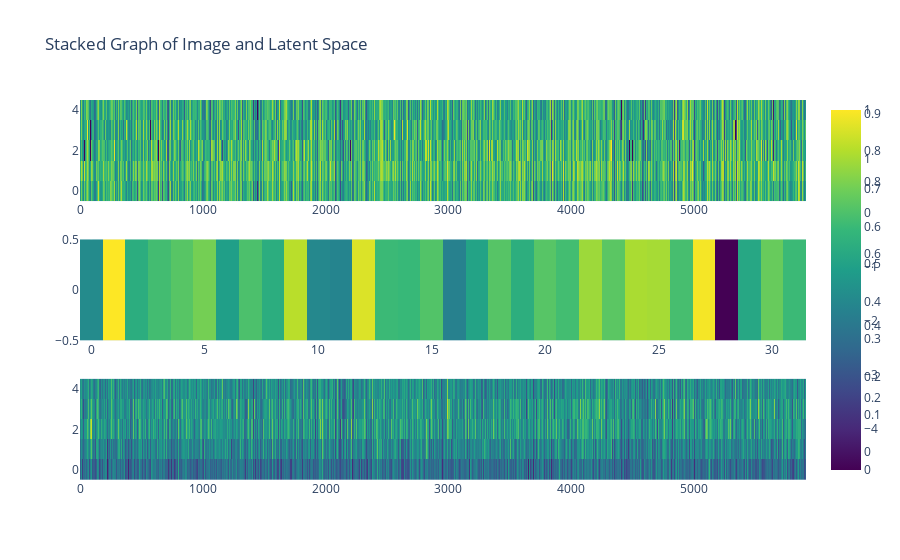

Write notebook code for a chart like this one.
### Markdown cell above
# diag

### Code cell
importlib.reload(visualisation) # to allow modification of the script without restarting the whole session
visualisation.plot_single_obs_processing(x_train, autoencoder)

### Figure 1 — Plotly figure (JSON) as saved in the notebook; plotly's stock layout.template omitted (floating-point values rounded to 4 significant figures; data arrays with more than 128 entries replaced by an {"elided": "..."} marker saying what was removed)
{"data": [{"colorscale": [[0, "#440154"], [0.1111, "#482878"], [0.2222, "#3e4989"], [0.3333, "#31688e"], [0.4444, "#26828e"], [0.5556, "#1f9e89"], [0.6667, "#35b779"], [0.7778, "#6ece58"], [0.8889, "#b5de2b"], [1, "#fde725"]], "type": "heatmap", "xaxis": "x", "yaxis": "y", "z": {"elided": "5x5912 float values"}}, {"colorscale": [[0, "#440154"], [0.1111, "#482878"], [0.2222, "#3e4989"], [0.3333, "#31688e"], [0.4444, "#26828e"], [0.5556, "#1f9e89"], [0.6667, "#35b779"], [0.7778, "#6ece58"], [0.8889, "#b5de2b"], [1, "#fde725"]], "type": "heatmap", "xaxis": "x2", "yaxis": "y2", "z": [[-1.551, 1.909, -0.6117, -0.1362, 0.1288, 0.4866, -1.015, -0.01338, -0.6033, 1.205, -1.641, -1.734, 1.56, -0.2405, -0.2861, 0.06119, -1.836, -0.9129, 0.1166, -0.5656, 0.1239, -0.1252, 0.914, 0.1837, 1.056, 1.008, -0.08507, 1.823, -4.757, -0.8011, 0.3352, -0.2356]]}, {"colorscale": [[0, "#440154"], [0.1111, "#482878"], [0.2222, "#3e4989"], [0.3333, "#31688e"], [0.4444, "#26828e"], [0.5556, "#1f9e89"], [0.6667, "#35b779"], [0.7778, "#6ece58"], [0.8889, "#b5de2b"], [1, "#fde725"]], "type": "heatmap", "xaxis": "x3", "yaxis": "y3", "z": {"elided": "5x5912 float values"}}], "layout": {"showlegend": false, "title": {"text": "Stacked Graph of Image and Latent Space"}, "xaxis": {"anchor": "y", "domain": [0, 1]}, "xaxis2": {"anchor": "y2", "domain": [0, 1]}, "xaxis3": {"anchor": "y3", "domain": [0, 1]}, "yaxis": {"anchor": "x", "domain": [0.7333, 1]}, "yaxis2": {"anchor": "x2", "domain": [0.3667, 0.6333]}, "yaxis3": {"anchor": "x3", "domain": [0, 0.2667]}}}
